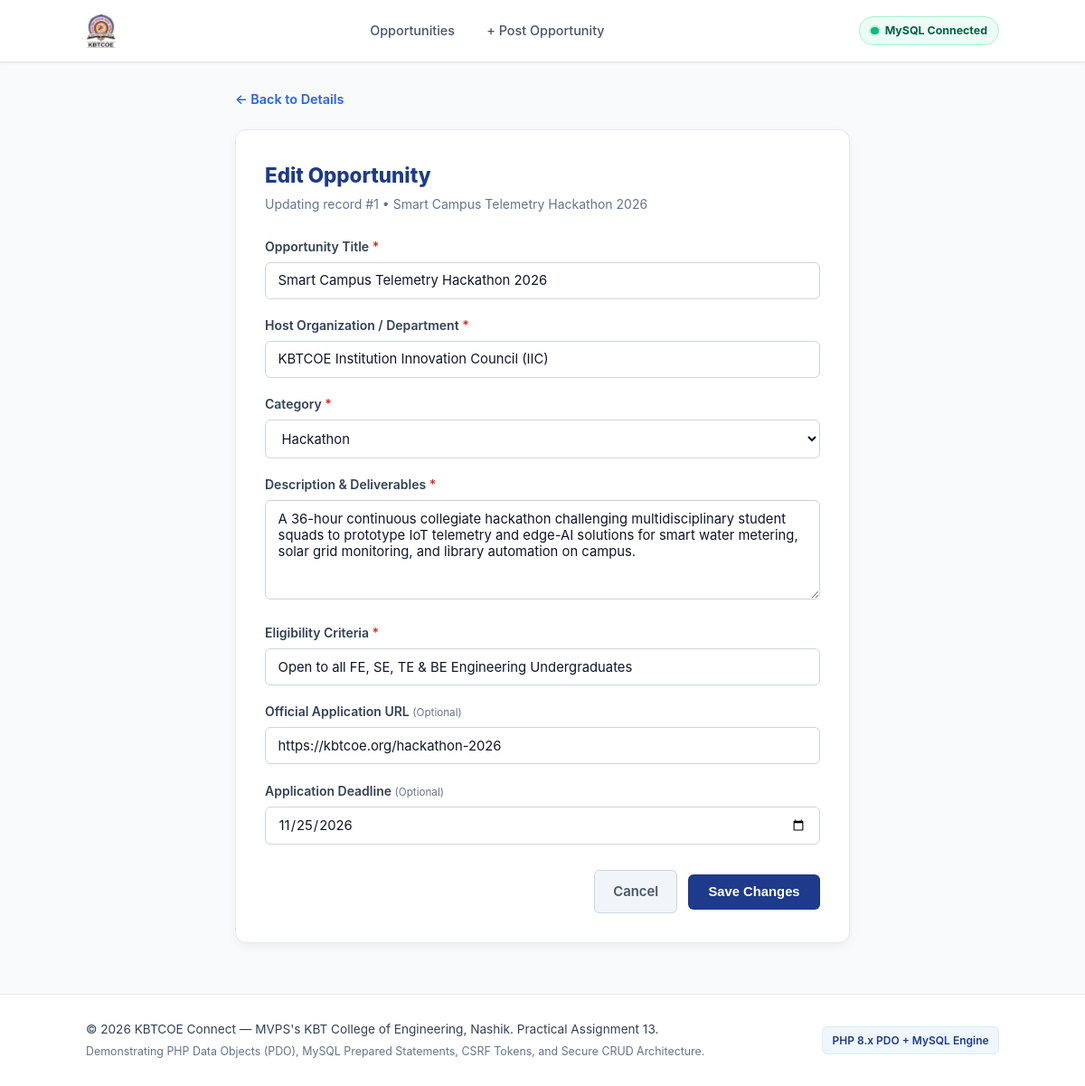
The page /edit.php?id=1 on the database its author committed.
### tables this page shows
CREATE TABLE IF NOT EXISTS `opportunities` (
  `id` INT UNSIGNED AUTO_INCREMENT PRIMARY KEY,
  `title` VARCHAR(255) NOT NULL,
  `organization` VARCHAR(255) NOT NULL,
  `category` ENUM('internship', 'hackathon', 'competition', 'workshop') NOT NULL,
  `description` TEXT NOT NULL,
  `eligibility` VARCHAR(255) NOT NULL,
  `application_url` VARCHAR(500) NULL DEFAULT NULL,
  `deadline` DATE NULL DEFAULT NULL,
  `created_at` TIMESTAMP NOT NULL DEFAULT CURRENT_TIMESTAMP,
  `updated_at` TIMESTAMP NOT NULL DEFAULT CURRENT_TIMESTAMP ON UPDATE CURRENT_TIMESTAMP,
  
   
  INDEX `idx_opp_category` (`category`),
  INDEX `idx_opp_deadline` (`deadline`),
  INDEX `idx_opp_organization` (`organization`),
  INDEX `idx_opp_created` (`created_at`)
);

### includes/functions.php (called while the page is built, shortened)
<?php
function e(?string $value): string
{
    return htmlspecialchars((string)$value, ENT_QUOTES | ENT_SUBSTITUTE, 'UTF-8');
}
function get_opportunity_by_id(PDO $pdo, int $id): ?array
{
    $stmt = $pdo->prepare("SELECT * FROM `opportunities` WHERE `id` = :id LIMIT 1");
    $stmt->bindValue(':id', $id, PDO::PARAM_INT);
    $stmt->execute();
    $record = $stmt->fetch();
    return $record !== false ? $record : null;
}

### edit.php (the view, shortened to what this page needs)
<?php
require_once __DIR__ . '/includes/bootstrap.php';
$id_param = $_SERVER['REQUEST_METHOD'] === 'POST' ? ($_POST['id'] ?? null) : ($_GET['id'] ?? null);
$opportunity_id = filter_var($id_param, FILTER_VALIDATE_INT, ['options' => ['min_range' => 1]]);
$existing_opp = get_opportunity_by_id($pdo, (int)$opportunity_id);
$errors = [];
$form_data = [
    'title'           => (string)$existing_opp['title'],
    'organization'    => (string)$existing_opp['organization'],
    'category'        => (string)$existing_opp['category'],
    'description'     => (string)$existing_opp['description'],
    'eligibility'     => (string)$existing_opp['eligibility'],
    'application_url' => (string)($existing_opp['application_url'] ?? ''),
    'deadline'        => (string)($existing_opp['deadline'] ?? '')
];
require_once __DIR__ . '/includes/header.php';
?>
<div class="form-wrapper">
    <div style="margin-bottom: 1.25rem;">
        <a href="view.php?id=<?= (int)$opportunity_id ?>" style="color: #2563EB; text-decoration: none; font-weight: 600; font-size: 0.9rem; display: inline-flex; align-items: center; gap: 0.35rem;">
            &larr; Back to Details
        </a>
    </div>
    <div class="form-card">
        <header class="form-header">
            <h1 class="form-title">Edit Opportunity</h1>
            <p class="form-desc">
                Updating record #<?= (int)$opportunity_id ?> &bull; <?= e($existing_opp['title']) ?>
            </p>
        </header>
        <form method="POST" action="edit.php?id=<?= (int)$opportunity_id ?>" novalidate>
            <div class="form-group">
                <label for="title" class="form-label">
                    Opportunity Title <span class="required-star">*</span>
                </label>
                <input
                    type="text"
                    id="title"
                    name="title"
                    class="form-input <?= isset($errors['title']) ? 'has-error' : '' ?>"
                    value="<?= e($form_data['title']) ?>"
                    maxlength="200"
                    required
                    aria-describedby="<?= isset($errors['title']) ? 'title-error' : '' ?>"
                >
            </div>
            <div class="form-group">
                <label for="organization" class="form-label">
                    Host Organization / Department <span class="required-star">*</span>
                </label>
                <input
                    type="text"
                    id="organization"
                    name="organization"
                    class="form-input <?= isset($errors['organization']) ? 'has-error' : '' ?>"
                    value="<?= e($form_data['organization']) ?>"
                    maxlength="150"
                    required
                    aria-describedby="<?= isset($errors['organization']) ? 'organization-error' : '' ?>"
                >
            </div>
            <div class="form-group">
                <label for="category" class="form-label">
                    Category <span class="required-star">*</span>
                </label>
                <select
                    id="category"
                    name="category"
                    class="form-select <?= isset($errors['category']) ? 'has-error' : '' ?>"
                    required
                    aria-describedby="<?= isset($errors['category']) ? 'category-error' : '' ?>"
                >
                    <?php foreach (ALLOWED_CATEGORIES as $slug => $label): ?>
                        <option value="<?= e($slug) ?>" <?= $form_data['category'] === $slug ? 'selected' : '' ?>>
                            <?= e($label) ?>
                        </option>
                    <?php endforeach; ?>
                </select>
            </div>
            <div class="form-group">
                <label for="description" class="form-label">
                    Description &amp; Deliverables <span class="required-star">*</span>
                </label>
                <textarea
                    id="description"
                    name="description"
                    class="form-textarea <?= isset($errors['description']) ? 'has-error' : '' ?>"
                    rows="4"
                    required
                    aria-describedby="<?= isset($errors['description']) ? 'description-error' : '' ?>"
                ><?= e($form_data['description']) ?></textarea>
            </div>
            <div class="form-group">
                <label for="eligibility" class="form-label">
                    Eligibility Criteria <span class="required-star">*</span>
                </label>
                <input
                    type="text"
                    id="eligibility"
                    name="eligibility"
                    class="form-input <?= isset($errors['eligibility']) ? 'has-error' : '' ?>"
                    value="<?= e($form_data['eligibility']) ?>"
                    required
                    aria-describedby="<?= isset($errors['eligibility']) ? 'eligibility-error' : '' ?>"
                >
            </div>
            <div class="form-group">
                <label for="application_url" class="form-label">
                    Official Application URL <small style="color: #64748B; font-weight: normal;">(Optional)</small>
                </label>
                <input
                    type="url"
                    id="application_url"
                    name="application_url"
                    class="form-input <?= isset($errors['application_url']) ? 'has-error' : '' ?>"
                    value="<?= e($form_data['application_url']) ?>"
                    aria-describedby="<?= isset($errors['application_url']) ? 'url-error' : '' ?>"
                >
            </div>
            <div class="form-group">
                <label for="deadline" class="form-label">
                    Application Deadline <small style="color: #64748B; font-weight: normal;">(Optional)</small>
                </label>
                <input
                    type="date"
                    id="deadline"
                    name="deadline"
                    class="form-input <?= isset($errors['deadline']) ? 'has-error' : '' ?>"
                    value="<?= e($form_data['deadline']) ?>"
                    aria-describedby="<?= isset($errors['deadline']) ? 'deadline-error' : '' ?>"
                >
            </div>
            <div class="form-actions-row">
                <a href="view.php?id=<?= (int)$opportunity_id ?>" class="btn-cancel">Cancel</a>
                <button type="submit" class="btn-primary-submit">Save Changes</button>
            </div>
        </form>
    </div>
</div>
<?php
require_once __DIR__ . '/includes/footer.php';

### assets/style.css (style rules this page uses)
*, *::before, *::after { box-sizing: border-box; margin: 0; padding: 0; }
body { font-family: -apple-system, BlinkMacSystemFont, "Segoe UI", Roboto, "Helvetica Neue", Arial, sans-serif; background-color: #F8FAFC; color: #0F172A; line-height: 1.6; min-height: 100vh; display: flex; flex-direction: column; }
.form-wrapper { max-width: 680px; margin: 0 auto; }
.form-card { background-color: #FFFFFF; border: 1px solid #E2E8F0; border-radius: 0.75rem; padding: 2rem; box-shadow: 0 4px 12px rgba(0, 0, 0, 0.05); }
.form-header { margin-bottom: 1.5rem; }
.form-title { font-size: 1.4rem; font-weight: 800; color: #1E3A8A; margin-bottom: 0.25rem; }
.form-desc { font-size: 0.875rem; color: #64748B; }
.form-group { margin-bottom: 1.15rem; }
.form-label { display: block; font-size: 0.875rem; font-weight: 600; color: #334155; margin-bottom: 0.35rem; }
.required-star { color: #DC2626; }
.form-input, .form-select, .form-textarea { width: 100%; padding: 0.65rem 0.85rem; font-family: inherit; font-size: 0.925rem; color: #0F172A; background-color: #FFFFFF; border: 1px solid #CBD5E1; border-radius: 0.375rem; transition: all 0.2s ease; }
.form-textarea { resize: vertical; min-height: 110px; }
.form-actions-row { display: flex; align-items: center; justify-content: flex-end; gap: 0.75rem; margin-top: 1.75rem; }
.btn-primary-submit { padding: 0.7rem 1.4rem; background-color: #1E3A8A; color: #FFFFFF; border: none; border-radius: 0.375rem; font-size: 0.925rem; font-weight: 700; cursor: pointer; transition: all 0.2s ease; }
.btn-cancel { padding: 0.7rem 1.25rem; background-color: #F1F5F9; color: #475569; border: 1px solid #CBD5E1; border-radius: 0.375rem; font-size: 0.925rem; font-weight: 600; text-decoration: none; transition: all 0.2s ease; }

### rows shown on the page
opportunities: title "Smart Campus Telemetry Hackathon 2026", organization "KBTCOE Institution Innovation Council (IIC)", category "Hackathon", description "A 36-hour continuous collegiate hackathon challenging multidisciplinary student squads to prototype IoT telemetry and edge-AI solutions for smart water metering, solar grid monitoring, and library automation on campus.", eligibility "Open to all FE, SE, TE & BE Engineering Undergraduates", application_url "https://kbtcoe.org/hackathon-2026", deadline "11/25/2026"

### other values the page prints
$opportunity_id "1"
